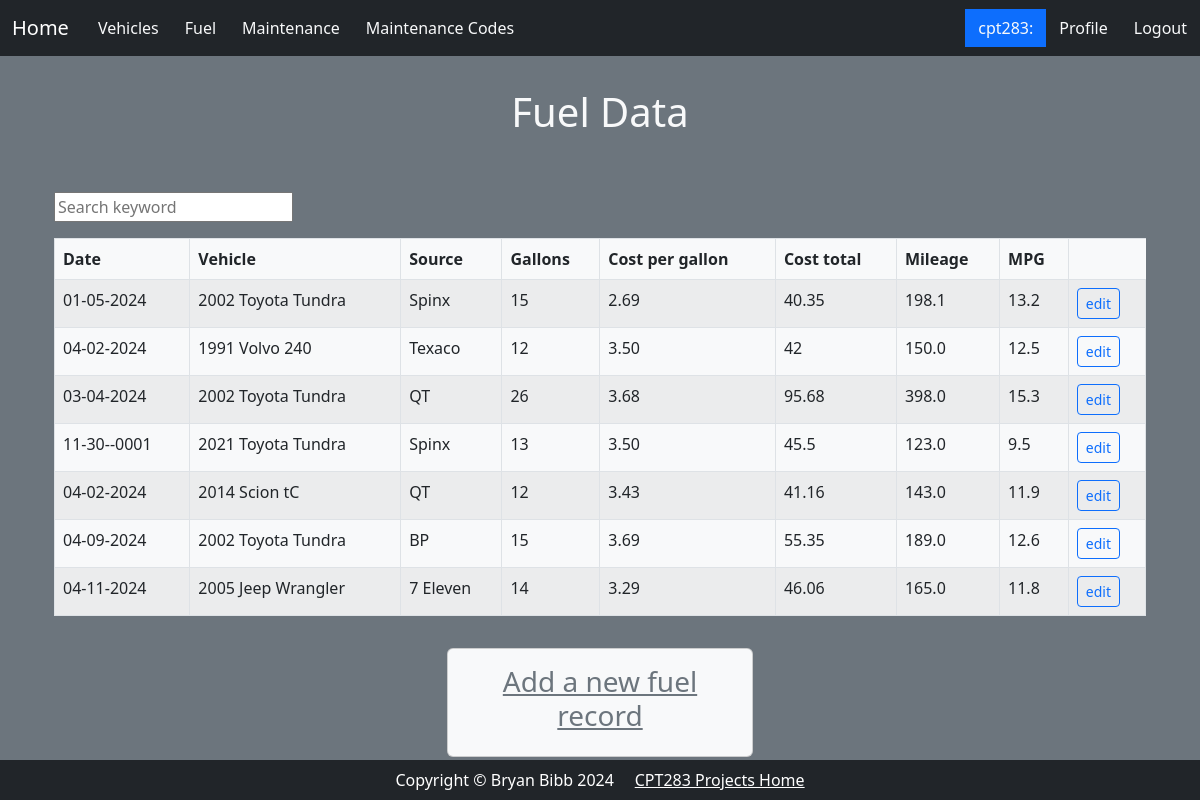
The page /fuel.php (signed in) on the database its author committed.
### tables this page shows
CREATE TABLE `fuel` (
  `fuel_id` int NOT NULL,
  `vehicle_id` int NOT NULL,
  `fuel_source` varchar(100) NOT NULL,
  `fuel_gallons` int NOT NULL,
  `fuel_cost` decimal(10,2) NOT NULL,
  `fuel_mileage` decimal(10,1) NOT NULL,
  `fuel_date` datetime NOT NULL,
  `fuel_date_modified` datetime DEFAULT NULL,
  `entry_user_ID` int DEFAULT NULL,
  `edit_user_ID` int DEFAULT NULL
);

CREATE TABLE `vehicles` (
  `vehicle_id` int NOT NULL,
  `vehicle_class` varchar(100) NOT NULL,
  `vehicle_model` varchar(100) NOT NULL,
  `vehicle_year` int NOT NULL,
  `vehicle_year_purchased` int NOT NULL,
  `vehicle_color` varchar(50) NOT NULL,
  `vehicle_VIN` varchar(30) DEFAULT NULL,
  `vehicle_license_tag` varchar(100) NOT NULL,
  `vehicle_license_state` varchar(50) NOT NULL,
  `vehicle_purchase_price` decimal(10,2) NOT NULL,
  `vehicle_purchase_mileage` decimal(10,1) NOT NULL,
  `entry_user_ID` int DEFAULT NULL,
  `edit_user_ID` int NOT NULL,
  `vehicle_current_mileage` decimal(10,1) NOT NULL,
  `vehicle_make` varchar(100) NOT NULL,
  `record_status` int DEFAULT NULL,
  `image_file` varchar(50) DEFAULT NULL
);

### fuel.php (the view, shortened to what this page needs)
<!DOCTYPE html>
<html lang="en">
<?php include('header.php') ?>
<body class="bg-secondary">
<?php require('config.php');
$query = 'SELECT *
            FROM fuel
            LEFT JOIN vehicles ON fuel.vehicle_id = vehicles.vehicle_id';
$statement = $db->prepare($query);
$statement->execute();
$fuels = $statement->fetchAll();
?>
<div class="card-header py-3 text-center text-light m-5 my-3">
    <h1>Fuel Data</h1>
</div>
<div class="container w-auto px-lg-4 py-0">
    <input class="my-3" id="search" type="text" placeholder="Search keyword">
    <table class="table table-striped table-bordered table-responsive bg-light">
<thead>
        <tr>
            <th>Date</th>
            <th>Vehicle</th>
            <th>Source</th>
            <th>Gallons</th>
            <th>Cost per gallon</th>
            <th>Cost total</th>
            <th>Mileage</th>
            <th>MPG</th>
        </tr>
</thead>
        <tbody id="fuel">
        <?php foreach ($fuels as $fuel) : ?>
        <?php $vehicle_name = $fuel['vehicle_year'] . ' ' . $fuel['vehicle_make'] . ' ' . $fuel['vehicle_model']; ?>
            <tr>
                <td><?php echo date('m-d-Y', strtotime($fuel['fuel_date'])); ?></td>
                <td><?php echo $vehicle_name; ?></td>
                <td><?php echo $fuel['fuel_source']; ?></td>
                <td><?php echo $fuel['fuel_gallons']; ?></td>
                <td><?php echo $fuel['fuel_cost']; ?></td>
                <td><?php echo $fuel['fuel_cost'] * $fuel['fuel_gallons']?></td>
                <td><?php echo $fuel['fuel_mileage']; ?></td>
                <td><?php echo round($fuel['fuel_mileage'] / $fuel['fuel_gallons'], 1)?></td>
                <td>
                    <form action="edit_fuel.php" method="post"
                          id="edit_fuel_form">
                        <button type="submit" class="btn btn-outline-primary btn-sm" name="fuel_id"
                                value="<?php echo $fuel['fuel_id'];?>">edit</button>
                    </form>
                </td>
            </tr>
        <?php endforeach; ?>
        </tbody>
    </table>
</div>
<div class="row justify-content-center">
    <div class="card py-3 text-center bg-light m-5 my-3 col-3">
        <h3><a class="link-secondary" href="add_fuel.php">Add a new fuel record</a></h3>
    </div>
</div>
<?php include('footer.php');?>
</body>
</html>

### rows shown on the page
fuel: fuel_date "01-05-2024", vehicle.vehicle_model "2002 Toyota Tundra", fuel_source "Spinx", fuel_gallons "15", fuel_cost "2.69", $fuel['fuel_cost'] * $fuel['fuel_gallons'] "40.35", fuel_mileage "198.1", $fuel['fuel_mileage'] / $fuel['fuel_gallons'] "13.2", $fuel['fuel_id'] 1 (drawn)
fuel: fuel_date "04-02-2024", vehicle.vehicle_model "1991 Volvo 240", fuel_source "Texaco", fuel_gallons "12", fuel_cost "3.50", $fuel['fuel_cost'] * $fuel['fuel_gallons'] "42", fuel_mileage "150.0", $fuel['fuel_mileage'] / $fuel['fuel_gallons'] "12.5", $fuel['fuel_id'] 2 (drawn)
fuel: fuel_date "03-04-2024", vehicle.vehicle_model "2002 Toyota Tundra", fuel_source "QT", fuel_gallons "26", fuel_cost "3.68", $fuel['fuel_cost'] * $fuel['fuel_gallons'] "95.68", fuel_mileage "398.0", $fuel['fuel_mileage'] / $fuel['fuel_gallons'] "15.3", $fuel['fuel_id'] 3 (drawn)
fuel: fuel_date "11-30--0001", vehicle.vehicle_model "2021 Toyota Tundra", fuel_source "Spinx", fuel_gallons "13", fuel_cost "3.50", $fuel['fuel_cost'] * $fuel['fuel_gallons'] "45.5", fuel_mileage "123.0", $fuel['fuel_mileage'] / $fuel['fuel_gallons'] "9.5", $fuel['fuel_id'] 12 (drawn)
fuel: fuel_date "04-02-2024", vehicle.vehicle_model "2014 Scion tC", fuel_source "QT", fuel_gallons "12", fuel_cost "3.43", $fuel['fuel_cost'] * $fuel['fuel_gallons'] "41.16", fuel_mileage "143.0", $fuel['fuel_mileage'] / $fuel['fuel_gallons'] "11.9", $fuel['fuel_id'] 14 (drawn)
fuel: fuel_date "04-09-2024", vehicle.vehicle_model "2002 Toyota Tundra", fuel_source "BP", fuel_gallons "15", fuel_cost "3.69", $fuel['fuel_cost'] * $fuel['fuel_gallons'] "55.35", fuel_mileage "189.0", $fuel['fuel_mileage'] / $fuel['fuel_gallons'] "12.6"
fuel: fuel_date "04-11-2024", vehicle.vehicle_model "2005 Jeep Wrangler", fuel_source "7 Eleven", fuel_gallons "14", fuel_cost "3.29", $fuel['fuel_cost'] * $fuel['fuel_gallons'] "46.06", fuel_mileage "165.0", $fuel['fuel_mileage'] / $fuel['fuel_gallons'] "11.8", $fuel['fuel_id'] 16 (drawn)

### other values the page prints
$_SESSION['name'] "cpt283"
